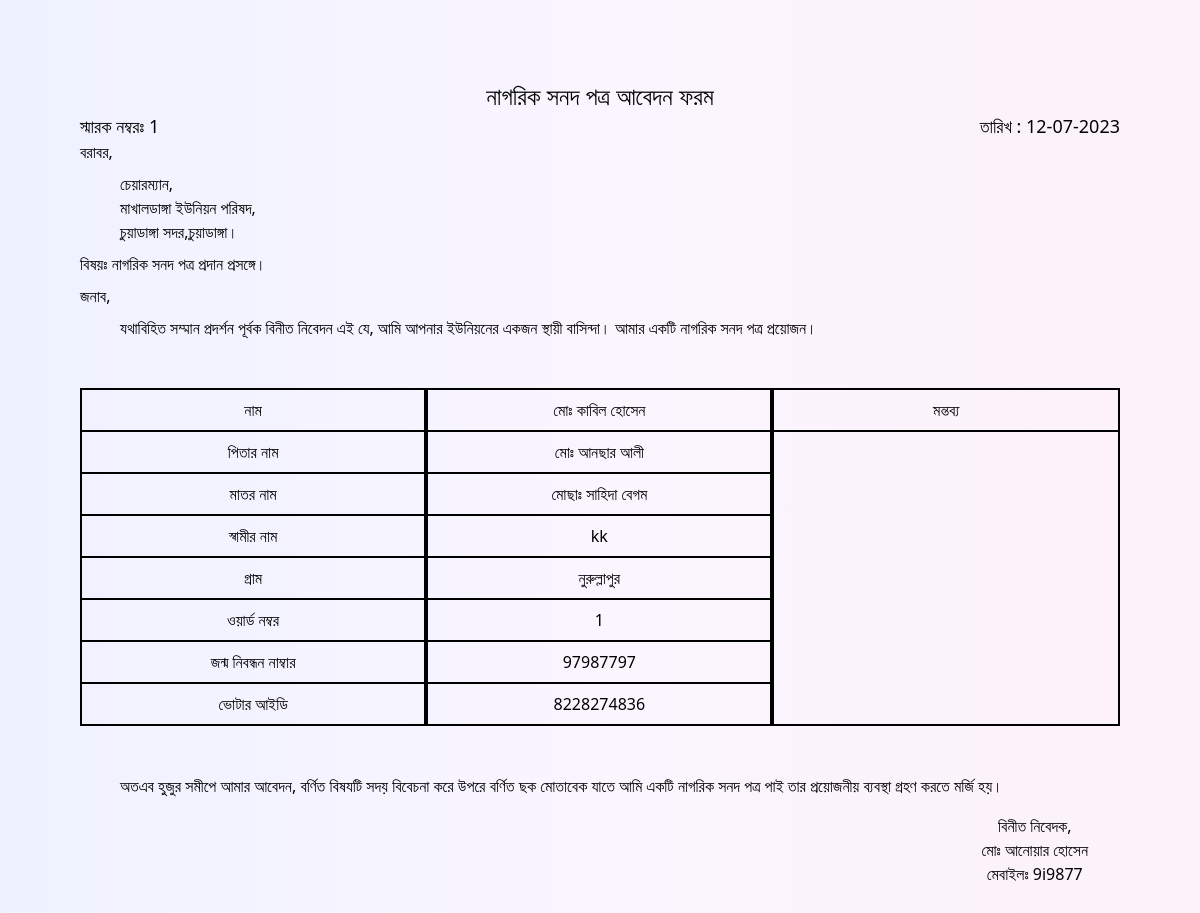
/nagorikabedonreport.php?id=9, run on the app's committed database.
### tables this page shows
CREATE TABLE `nagorik` (
  `id` int(11) NOT NULL,
  `sarok` varchar(255) NOT NULL,
  `name` varchar(255) NOT NULL,
  `fathername` varchar(255) NOT NULL,
  `mothername` varchar(255) NOT NULL,
  `husband` varchar(255) NOT NULL,
  `gram` varchar(255) NOT NULL,
  `word` varchar(255) NOT NULL,
  `birthno` varchar(255) NOT NULL,
  `voterid` varchar(255) NOT NULL,
  `mobileno` varchar(255) NOT NULL,
  `gender` varchar(255) NOT NULL,
  `dakghor` varchar(255) NOT NULL,
  `date` varchar(255) NOT NULL
);

### nagorikabedonreport.php (the view, shortened to what this page needs)
<?php
include 'dbconnect.php';
if (isset($_REQUEST['id'])) {
    $rid = $_REQUEST['id'];
    $query = "SELECT * FROM `nagorik` WHERE id=$rid";
    $poriciti = mysqli_query($con, $query);
    $result = mysqli_fetch_array($poriciti);
}
?>
<!DOCTYPE html>
<html lang="en" dir="ltr">
<head>
    <script src="https://cdn.tailwindcss.com"></script>
</head>
<body class='bg-gradient-to-r from-indigo-50 via-purple-50 to-pink-50 z-40 mb-10'>
    <div class='px-20 py-20 relative'>
        <?php
        $rid = $result['sarok'];
        $name = $result['name'];
        $fathername = $result['fathername'];
        $mothername = $result['mothername'];
        $husband = $result['husband'];
        $gram = $result['gram'];
        $word = $result['word'];
        $birthno = $result['birthno'];
        $voterid = $result['voterid'];
        $mobileno = $result['mobileno'];
        $date = $result['date'];
        ?>
        <p class='text-center font-medium text-2xl'>নাগরিক সনদ পত্র আবেদন ফরম</p>
        <div class="flex justify-between items-center">
            <p class='text-center  text-lg'> স্মারক নম্বরঃ <span><?= $rid ?></span></p>
            <p class='text-center  text-lg'> তারিখ : <span><?= $date ?></span></p>
        </div>
        <p>বরাবর,</p>
        <p class="ml-10 my-2">চেয়ারম্যান, <br>
        মাখালডাঙ্গা ইউনিয়ন পরিষদ, <br>
            চুয়াডাঙ্গা সদর,চুয়াডাঙ্গা।
        </p>
        <p>বিষয়ঃ নাগরিক সনদ পত্র প্রদান প্রসঙ্গে।</p>
        <p class='my-2'>জনাব,</p>
        <p class="ml-10 my-2">যথাবিহিত সম্মান প্রদর্শন পূর্বক বিনীত নিবেদন এই যে, আমি আপনার ইউনিয়নের একজন স্থায়ী
            বাসিন্দা। আমার একটি নাগরিক সনদ পত্র প্রয়োজন।</p>
        <div class="flex flex-col justify-center items-center">
            <div class='flex justify-between  w-full my-10'>
                <div class='w-full text-center font-medium border border-black'>
                    <p class='border border-black px-4 py-2'>নাম</p>
                    <p class='border border-black px-4 py-2'>পিতার নাম</p>
                    <p class='border border-black px-4 py-2'>মাতর নাম</p>
                    <p class='border border-black px-4 py-2'>স্বামীর নাম</p>
                    <p class='border border-black px-4 py-2'>গ্রাম</p>
                    <p class='border border-black px-4 py-2'>ওয়ার্ড নম্বর</p>
                    <p class='border border-black px-4 py-2'>জন্ম নিবন্ধন নাম্বার </p>
                    <p class='border border-black px-4 py-2'>ভোটার আইডি</p>
                </div>
                <div class='w-full text-center border border-black'>
                    <p class='border border-black px-4 py-2'><span><?= $name ?></span></p>
                    <p class='border border-black px-4 py-2'><span><?= $fathername ?></span></p>
                    <p class='border border-black px-4 py-2'><span><?= $mothername ?></span></p>
                    <p class='border border-black px-4 py-2'><span><?= $husband ?></span></p>
                    <p class='border border-black px-4 py-2'><span><?= $gram ?></span></p>
                    <p class='border border-black px-4 py-2'><span><?= $word ?></span></p>
                    <p class='border border-black px-4 py-2'><span><?= $birthno ?></span></p>
                    <p class='border border-black px-4 py-2'><span><?= $voterid ?></span></p>
                </div>
                <div class="w-full border-2 border-black text-center">
                    <p class='border-b-2 border-black px-4 py-2'>মন্তব্য</p>
                </div>
            </div>
        </div>
        <p class="ml-10 my-2">অতএব হুজুর সমীপে আমার আবেদন, বর্ণিত বিষযটি সদয় বিবেচনা করে উপরে বর্ণিত ছক মোতাবেক যাতে আমি
            একটি নাগরিক সনদ পত্র পাই তার প্রয়োজনীয় ব্যবস্থা গ্রহণ করতে মর্জি হয়।</p>
        <div class=' absolute right-28 bottom-0 flex flex-col justify-end items-center'>
            <p>বিনীত নিবেদক,</p>
            <p>মোঃ আনোয়ার হোসেন</p>
            <p>মেবাইলঃ <span><?= $mobileno ?></span></p>
        </div>
    </div>
</body>
</html>

### data on the page
nagorik: sarok "1", date "12-07-2023", name "মোঃ কাবিল হোসেন", fathername "মোঃ আনছার আলী", mothername "মোছাঃ সাহিদা বেগম", husband "kk", gram "নুরুল্লাপুর", word "1", birthno "97987797", voterid "8228274836", mobileno "9i9877"
